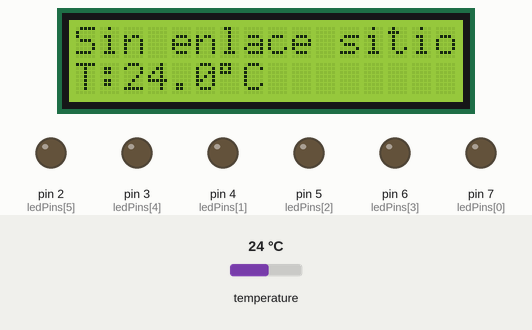
This sketch was run on a simulated Arduino Uno, built with avr-gcc and run on an emulated ATmega328P. Parts: 16×2 character LCD, output pins drawn as LEDs (lit = HIGH). The test bench sets the inputs (shaded band); at power-on: temperature 24 °C.

Above: at 2.2 s.
2.3 s: temperature set to 12 °C
At 4.7 s:
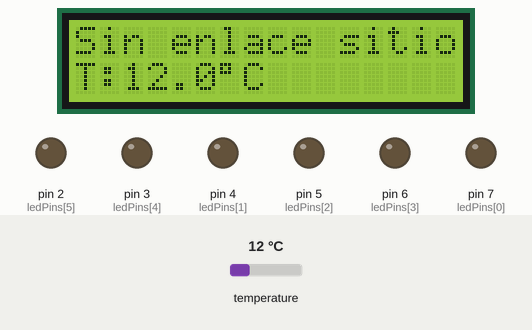
5.0 s: temperature set to 19 °C
At 6.5 s:
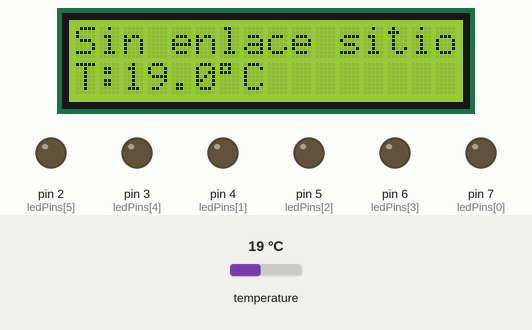
7.0 s: temperature set to 28 °C
At 8.0 s:
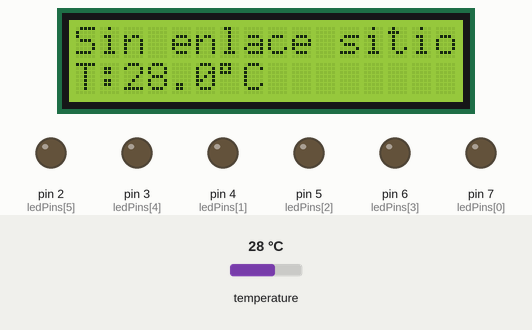
Timing chart, 0 to 10.0 s (numbered marks = the images above; inputs shaded):
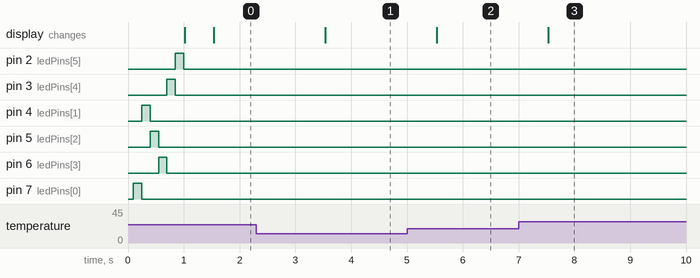

The sketch:

astro_monitor.ino
```cpp
#include <Wire.h>
#include <LiquidCrystal_I2C.h>
#include <OneWire.h>
#include <DallasTemperature.h>

// Si la pantalla sigue en blanco o con bloques, cambia 0x27 por 0x3F
LiquidCrystal_I2C lcd(0x27, 16, 2);

// Sensor de temperatura DS18B20 en el pin 9
OneWire oneWire(9);
DallasTemperature sensors(&oneWire);

// ---------------------------------------------------------------
// LEDs: cada uno representa UNA tarjeta del sitio web
// Orden de la trama:  HR, SpO2, RAD, GLU, SUEÑO, HUESO, BOCINA
// ---------------------------------------------------------------
const int NUM_LEDS = 6;
const int ledPins[NUM_LEDS] = {
  7,  // 0 Frecuencia cardiaca  -> ROJO
  4,  // 1 Oxigeno (SpO2)       -> BLANCO
  5,  // 2 Radiacion            -> AMARILLO
  6,  // 3 Glucosa              -> NARANJA
  3,  // 4 Sueno                -> AZUL
  2   // 5 Densidad osea        -> VERDE
};
const char* nombres[NUM_LEDS] = {"HR", "O2", "RAD", "GLU", "SLP", "BON"};

const int pinBocina = 8;           // salida a la base del transistor de la bocina
const int FREQ_ALARMA = 1500;      // Hz

// Si el puente deja de mandar datos por este tiempo, se apaga todo
const unsigned long TIMEOUT_MS = 5000;

bool alertas[NUM_LEDS];
bool bocinaActiva = false;
bool enlaceActivo = false;
unsigned long ultimoMensaje = 0;

// Buffer para leer una linea del puerto serie (ej. "1001001")
char bufferSerie[16];
byte idxBuffer = 0;

float temperatura = -127.0;
unsigned long ultimaTemp = 0;
unsigned long ultimoLCD = 0;

void setup() {
  Serial.begin(9600);

  Wire.begin();
  lcd.init();
  lcd.backlight();
  lcd.clear();

  sensors.begin();
  sensors.setWaitForConversion(false);  // no bloquea el loop (para no perder datos del serial)
  sensors.requestTemperatures();

  for (int i = 0; i < NUM_LEDS; i++) {
    pinMode(ledPins[i], OUTPUT);
    digitalWrite(ledPins[i], LOW);
    alertas[i] = false;
  }
  pinMode(pinBocina, OUTPUT);
  noTone(pinBocina);

  // Prueba rapida de LEDs al encender
  lcd.setCursor(0, 0);
  lcd.print("Astro-Monitor");
  for (int i = 0; i < NUM_LEDS; i++) {
    digitalWrite(ledPins[i], HIGH);
    delay(150);
    digitalWrite(ledPins[i], LOW);
  }
  lcd.clear();
}

void loop() {
  leerSerie();
  revisarTimeout();
  actualizarSalidas();
  leerTemperatura();
  actualizarLCD();
}

// Lee caracteres sin bloquear. La trama es 7 caracteres '0'/'1' terminados en '\n'
void leerSerie() {
  while (Serial.available() > 0) {
    char c = Serial.read();
    if (c == '\n') {
      procesarTrama();
      idxBuffer = 0;
    } else if (c != '\r') {
      if (idxBuffer < sizeof(bufferSerie) - 1) {
        bufferSerie[idxBuffer++] = c;
      } else {
        idxBuffer = 0;  // trama demasiado larga: descartar
      }
    }
  }
}

void procesarTrama() {
  if (idxBuffer < NUM_LEDS + 1) return;  // incompleta

  for (int i = 0; i < NUM_LEDS + 1; i++) {
    if (bufferSerie[i] != '0' && bufferSerie[i] != '1') return;  // trama invalida
  }

  for (int i = 0; i < NUM_LEDS; i++) {
    alertas[i] = (bufferSerie[i] == '1');
  }
  bocinaActiva = (bufferSerie[NUM_LEDS] == '1');
  enlaceActivo = true;
  ultimoMensaje = millis();
}

void revisarTimeout() {
  if (enlaceActivo && (millis() - ultimoMensaje > TIMEOUT_MS)) {
    enlaceActivo = false;
    for (int i = 0; i < NUM_LEDS; i++) alertas[i] = false;
    bocinaActiva = false;
  }
}

void actualizarSalidas() {
  for (int i = 0; i < NUM_LEDS; i++) {
    digitalWrite(ledPins[i], alertas[i] ? HIGH : LOW);
  }
  if (bocinaActiva) {
    tone(pinBocina, FREQ_ALARMA);
  } else {
    noTone(pinBocina);
  }
}

void leerTemperatura() {
  if (millis() - ultimaTemp >= 1000) {
    ultimaTemp = millis();
    temperatura = sensors.getTempCByIndex(0);
    sensors.requestTemperatures();
  }
}

void actualizarLCD() {
  if (millis() - ultimoLCD < 500) return;
  ultimoLCD = millis();

  // Linea 1: alertas activas
  char linea[17];
  if (!enlaceActivo) {
    snprintf(linea, sizeof(linea), "Sin enlace sitio");
  } else {
    linea[0] = '\0';
    bool hayAlerta = false;
    for (int i = 0; i < NUM_LEDS; i++) {
      if (alertas[i]) {
        if (strlen(linea) + strlen(nombres[i]) + 1 < sizeof(linea)) {
          strcat(linea, nombres[i]);
          strcat(linea, " ");
        }
        hayAlerta = true;
      }
    }
    if (!hayAlerta) snprintf(linea, sizeof(linea), "Sitio: todo OK");
  }
  lcd.setCursor(0, 0);
  lcd.print(linea);
  for (size_t i = strlen(linea); i < 16; i++) lcd.print(' ');

  // Linea 2: temperatura local del brazalete
  lcd.setCursor(0, 1);
  lcd.print("T:");
  if (temperatura == -127.0) {
    lcd.print("ERR");
  } else {
    lcd.print(temperatura, 1);
    lcd.print((char)223);
    lcd.print("C");
  }
  lcd.print("          ");
}
```

Measured:
- after the input at 2.3 s, the display: changes after 1.2 s (image 1)
- after the input at 5.0 s, the display: changes after 0.53 s (image 2)
- after the input at 7.0 s, the display: changes after 0.53 s (image 3)
